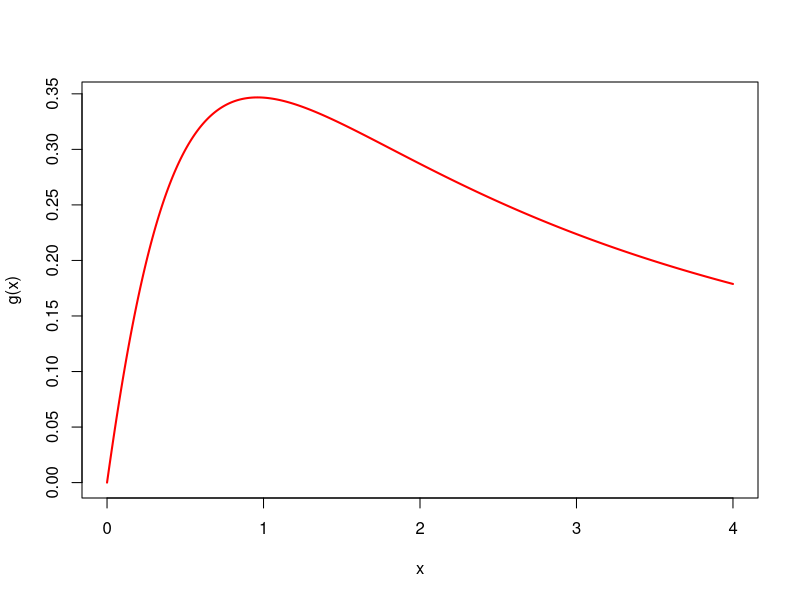
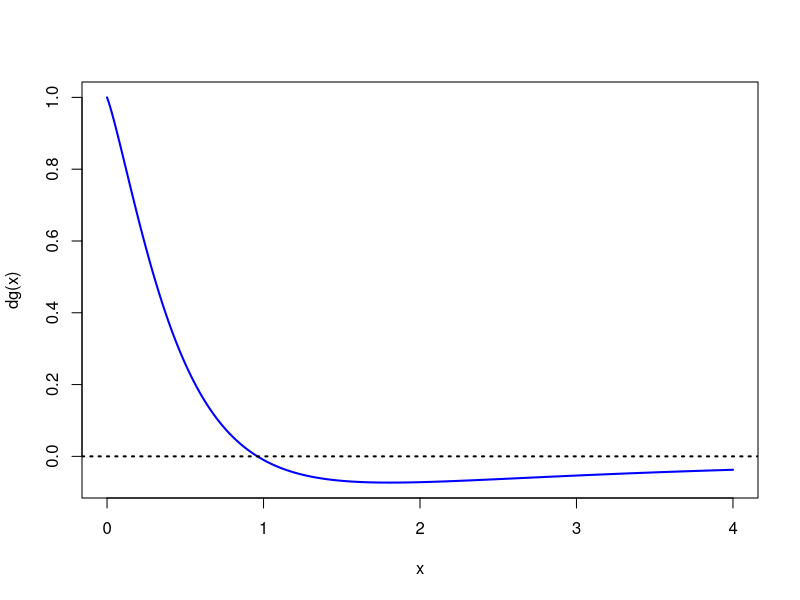
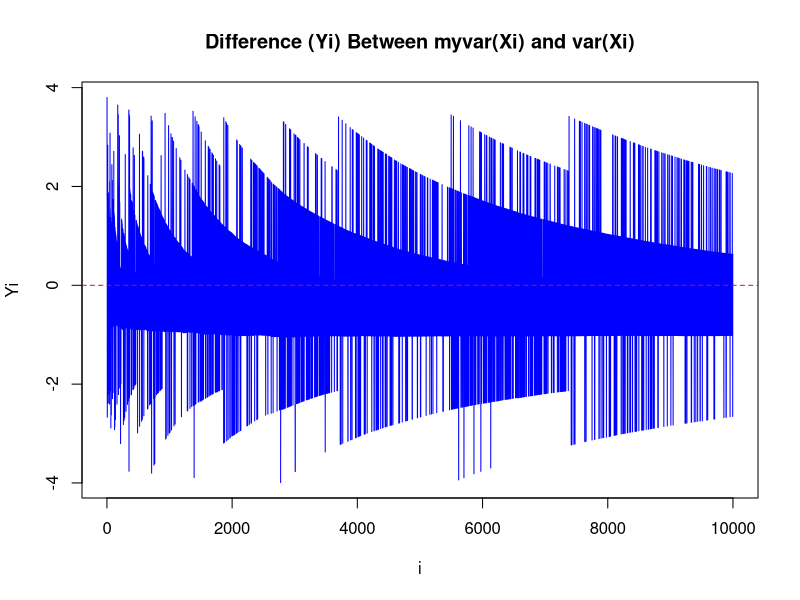

Recreate these plots in R, in order.
## ---- chunk 1
g = function(x){
  gx = log(x + 1) / (x ^ 1.5 + 1)
  return(gx)
}

dg = function(x){
  dux = 1 / (x+1)
  ux = log(x+1)
  dvx = 1.5 * sqrt(x)
  vx = x ^ 1.5 + 1
  dg = (dux*vx - dvx*ux) / (vx ^ 2)
  return(dg)
}

estimate_d2g = function(xt, xt_1){
  return((dg(xt) - dg(xt_1)) / (xt - xt_1))
}

bisection = function(a, b, threshold = 0.001) {
  est_list = vector("list", length(a))
  
  for (i in seq_along(a)) {
    left = a[i]
    right = b[i]
    
    while (abs(left - right) > threshold) {
      mid = (left + right) / 2 
      dg_mid = dg(mid)  
      dg_left = dg(left)  
      dg_right = dg(right) 
      
      
      if (dg_left * dg_mid <= 0) {
        right = mid  
      } else if (dg_right * dg_mid < 0) {
        left = mid  
      }
      else{
        answer = 'Not Found'
        break
      }
      
      
      if (abs(left - right) <= threshold) {
        answer = round((left + right) / 2, 5)
        break
      }
    }
    
    est_list[[i]] = answer
  }
  
  return(unlist(est_list)) 
}


secant = function(start, threshold) {
  
  xt1_list = vector("list", length(start))
  for (x0 in start) {
    xt = x0
    xt_1 = x0 - 0.1
    while (TRUE) {
      d2g = tryCatch({
        estimate_d2g(xt, xt_1)
      }, warning = function(w) {
        cat("When xt =",xt,"xt-1 =",xt_1,", the second order derivative is Nan.\n")
        return(1) 
      })
      
      if (is.nan(d2g) || d2g == 0) {
        xt = 'Not Found'
        break
      }
      

      if(d2g == 1){
        xt = 'Not Found'
        break
      }
      xt1 = xt - dg(xt) / d2g
      
      if (abs(xt1 - xt) < threshold) {
        break
      }
      xt_1 = xt
      xt = xt1
    }
    if (is.numeric(xt)) {
      xt1_list[[which(start == x0)]] = round(xt, 5)
    } else {
      xt1_list[[which(start == x0)]] = xt
    }

  }
  return(unlist(xt1_list))
}


## ---- chunk 2
x = seq(from = 0, to = 4, by = 0.01)
gx = g(x)
plot(x=x, y=gx, type="l", col = "red",lwd = 2, ylab = "g(x)")
# points(x=est_secant, y=g(est_secant))
## ---- chunk 3
plot(x=x, y=dg(x), type = "l", col = "blue",lwd =2)
abline(a = 0, b = 0, lwd = 2, lty = 3) 
# points(x=est_secant, y=dg(est_secant))
## ---- chunk 4
a = 0.8
b = 1.0
threshold = 0.001
cat("User input: \n a: ", a, "\n b: ",b, "\n Criterion: ", threshold)
b_op = bisection(a, b, threshold)
cat("\nThe estimated maximum point using bisection method is:", b_op)
## ---- chunk 5
start = 0.8
cat("User input: \n start: ", start, "\n Criterion: ", threshold)
s_op = secant(start, threshold)
cat("\nThe estimated maximum point using secant method is:", s_op)
## ---- chunk 6
a_vec <- seq(from = 0.5, to = 1.0, by = 0.1)
b_vec <- seq(from = 0.9, to = 1.4, by = 0.1)
start_vec <- seq(from = 0.5, to = 2, by = 0.1)
threshold <- 0.001

# Apply the bisection method
bisection_results <- bisection(a = a_vec, b = b_vec, threshold = threshold)

# Create a data frame for bisection results
bisection_df <- data.frame(
  a = a_vec,
  b = b_vec,
  Estimated_Maximum = bisection_results
)

# Display the bisection results table
knitr::kable(bisection_df, caption = "Bisection Method Results")

# Apply the secant method
secant_results <- secant(start = start_vec, threshold = threshold)

# Create a data frame for secant results
secant_df <- data.frame(
  Starting_Point = start_vec,
  Estimated_Maximum = secant_results
)

# Display the secant results table
knitr::kable(secant_df, caption = "Secant Method Results")
## ---- chunk 7
myvar = function(data) {
  n = length(data)
  sq_sum = sum(data^2)
  sum_sq = sum(data)^2
  var = (1/(n-1))*(sq_sum - (sum_sq/n))
  return(var)
}

n= 10000
data = rnorm(n, mean = 10**8, sd = 1)

Y = numeric(10000) 

for (i in 2:10000) {
  custom_var = myvar(data[1:i])
  actual_var = var(data[1:i])
  diff = custom_var - actual_var
  Y[i] = diff
}

plot(2:n, Y[2:n], type = "l", col = "blue", xlab = "i", ylab = "Yi",
     main = "Difference (Yi) Between myvar(Xi) and var(Xi)")
abline(h = 0, col = "red", lty = 2)

